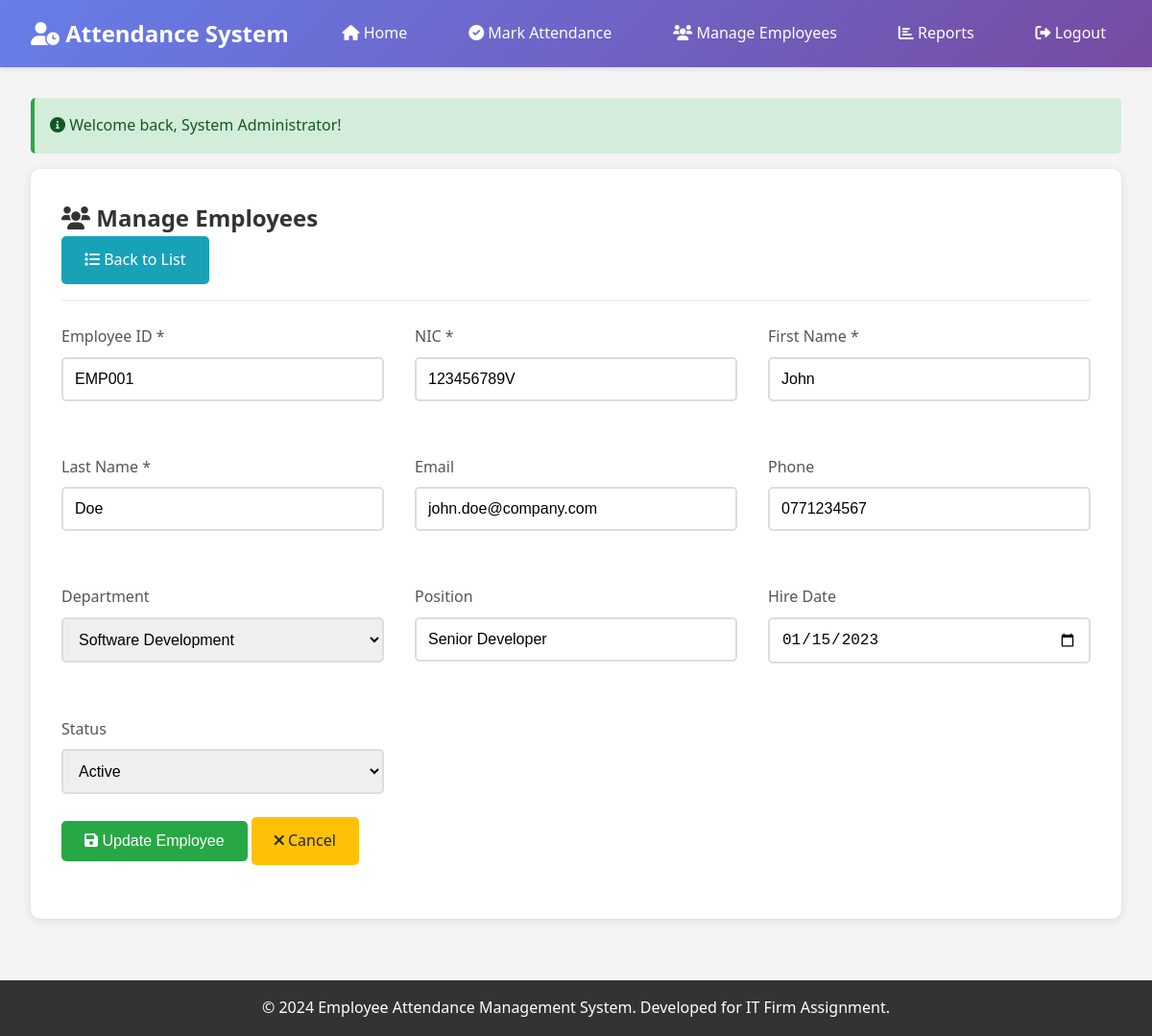
Page /public/manage_employees.php?action=edit&id=1 (signed in) on the committed database.
### tables this page shows
CREATE TABLE employees (
    id INT AUTO_INCREMENT PRIMARY KEY,
    employee_id VARCHAR(20) NOT NULL UNIQUE,
    nic VARCHAR(15) NOT NULL UNIQUE,
    first_name VARCHAR(50) NOT NULL,
    last_name VARCHAR(50) NOT NULL,
    email VARCHAR(100) UNIQUE,
    phone VARCHAR(15),
    department_id INT,
    position VARCHAR(100),
    hire_date DATE,
    status ENUM('active', 'inactive') DEFAULT 'active',
    created_at TIMESTAMP DEFAULT CURRENT_TIMESTAMP,
    updated_at TIMESTAMP DEFAULT CURRENT_TIMESTAMP ON UPDATE CURRENT_TIMESTAMP,
    FOREIGN KEY (department_id) REFERENCES departments(id)
);

CREATE TABLE departments (
    id INT AUTO_INCREMENT PRIMARY KEY,
    name VARCHAR(100) NOT NULL UNIQUE,
    description TEXT,
    created_at TIMESTAMP DEFAULT CURRENT_TIMESTAMP
);

### public/manage_employees.php (the view, shortened to what this page needs)
<?php
require_once '../config/db.php';
$action = $_GET['action'] ?? 'list';
$employee_id = $_GET['id'] ?? null;
$stmt = $pdo->query("SELECT * FROM departments ORDER BY name");
$departments = $stmt->fetchAll();
$employee = null;
if ($action === 'edit' && $employee_id) {
    $stmt = $pdo->prepare("SELECT * FROM employees WHERE id = ?");
    $stmt->execute([$employee_id]);
    $employee = $stmt->fetch();
}
include '../includes/header.php';
?>
<div class="card">
    <div class="card-header">
        <h1 class="card-title">
            <i class="fas fa-users"></i> Manage Employees
        </h1>
        <div>
            <?php if ($action !== 'list'): ?>
                <a href="manage_employees.php" class="btn btn-info">
                    <i class="fas fa-list"></i> Back to List
                </a>
            <?php endif; ?>
        </div>
    </div>
    <?php if ($action === 'list'): ?>
        <div class="table-container">
            <table class="table">
                <thead>
                    <tr>
                        <th>Employee ID</th>
                        <th>Name</th>
                        <th>NIC</th>
                        <th>Department</th>
                        <th>Position</th>
                        <th>Status</th>
                        <th>Actions</th>
                    </tr>
                </thead>
                <tbody>
                    <?php foreach ($employees as $emp): ?>
                    <tr>
                        <td><?php echo htmlspecialchars($emp['employee_id']); ?></td>
                        <td><?php echo htmlspecialchars($emp['first_name'] . ' ' . $emp['last_name']); ?></td>
                        <td><?php echo htmlspecialchars($emp['nic']); ?></td>
                        <td><?php echo htmlspecialchars($emp['department_name'] ?: 'N/A'); ?></td>
                        <td><?php echo htmlspecialchars($emp['position']); ?></td>
                        <td>
                            <span class="status-badge status-<?php echo $emp['status']; ?>">
                                <?php echo ucfirst($emp['status']); ?>
                            </span>
                        </td>
                        <td>
                            <a href="manage_employees.php?action=edit&id=<?php echo $emp['id']; ?>" class="btn btn-warning btn-sm">
                                <i class="fas fa-edit"></i> Edit
                            </a>
                            <?php if ($emp['status'] === 'active'): ?>
                            <a href="manage_employees.php?action=delete&id=<?php echo $emp['id']; ?>"
                               class="btn btn-danger btn-sm"
                               onclick="return confirm('Are you sure you want to deactivate this employee?')">
                                <i class="fas fa-ban"></i> Deactivate
                            </a>
                            <?php endif; ?>
                        </td>
                    </tr>
                    <?php endforeach; ?>
                </tbody>
            </table>
        </div>
    <?php elseif ($action === 'edit' && $employee): ?>
        <form method="POST" action="">
            <div class="grid grid-2">
                <div class="form-group">
                    <label for="employee_id" class="form-label">Employee ID *</label>
                    <input type="text" id="employee_id" name="employee_id" class="form-input"
                           value="<?php echo htmlspecialchars($employee['employee_id']); ?>" required>
                </div>
                <div class="form-group">
                    <label for="nic" class="form-label">NIC *</label>
                    <input type="text" id="nic" name="nic" class="form-input"
                           value="<?php echo htmlspecialchars($employee['nic']); ?>" required>
                </div>
                <div class="form-group">
                    <label for="first_name" class="form-label">First Name *</label>
                    <input type="text" id="first_name" name="first_name" class="form-input"
                           value="<?php echo htmlspecialchars($employee['first_name']); ?>" required>
                </div>
                <div class="form-group">
                    <label for="last_name" class="form-label">Last Name *</label>
                    <input type="text" id="last_name" name="last_name" class="form-input"
                           value="<?php echo htmlspecialchars($employee['last_name']); ?>" required>
                </div>
                <div class="form-group">
                    <label for="email" class="form-label">Email</label>
                    <input type="email" id="email" name="email" class="form-input"
                           value="<?php echo htmlspecialchars($employee['email']); ?>">
                </div>
                <div class="form-group">
                    <label for="phone" class="form-label">Phone</label>
                    <input type="text" id="phone" name="phone" class="form-input"
                           value="<?php echo htmlspecialchars($employee['phone']); ?>">
                </div>
                <div class="form-group">
                    <label for="department_id" class="form-label">Department</label>
                    <select id="department_id" name="department_id" class="form-select">
                        <?php foreach ($departments as $dept): ?>
                        <option value="<?php echo $dept['id']; ?>"
                                <?php echo $employee['department_id'] == $dept['id'] ? 'selected' : ''; ?>>
                            <?php echo htmlspecialchars($dept['name']); ?>
                        </option>
                        <?php endforeach; ?>
                    </select>
                </div>
                <div class="form-group">
                    <label for="position" class="form-label">Position</label>
                    <input type="text" id="position" name="position" class="form-input"
                           value="<?php echo htmlspecialchars($employee['position']); ?>">
                </div>
                <div class="form-group">
                    <label for="hire_date" class="form-label">Hire Date</label>
                    <input type="date" id="hire_date" name="hire_date" class="form-input"
                           value="<?php echo htmlspecialchars($employee['hire_date']); ?>">
                </div>
                <div class="form-group">
                    <label for="status" class="form-label">Status</label>
                    <select id="status" name="status" class="form-select">
                        <option value="active" <?php echo $employee['status'] == 'active' ? 'selected' : ''; ?>>Active</option>
                    </select>
                </div>
            </div>
            <div class="form-group">
                <button type="submit" name="update_employee" class="btn btn-success">
                    <i class="fas fa-save"></i> Update Employee
                </button>
                <a href="manage_employees.php" class="btn btn-warning">
                    <i class="fas fa-times"></i> Cancel
                </a>
            </div>
        </form>
    <?php endif; ?>
</div>
<?php include '../includes/footer.php'; ?>

### assets/style.css (style rules this page uses)
* { margin: 0; padding: 0; box-sizing: border-box; }
body { font-family: 'Segoe UI', Tahoma, Geneva, Verdana, sans-serif; line-height: 1.6; color: #333; background-color: #f4f4f4; min-height: 100vh; display: flex; flex-direction: column; }
.card { background: white; border-radius: 10px; box-shadow: 0 2px 10px rgba(0,0,0,0.1); padding: 2rem; margin-bottom: 2rem; }
.card-header { border-bottom: 2px solid #f0f0f0; padding-bottom: 1rem; margin-bottom: 1.5rem; }
.card-title { color: #333; font-size: 1.5rem; font-weight: 600; }
.form-group { margin-bottom: 1.5rem; }
.form-label { display: block; margin-bottom: 0.5rem; font-weight: 500; color: #555; }
.form-input, .form-select, .form-textarea { width: 100%; padding: 0.75rem; border: 2px solid #ddd; border-radius: 5px; font-size: 1rem; transition: border-color 0.3s ease; }
.btn { padding: 0.75rem 1.5rem; border: none; border-radius: 5px; font-size: 1rem; cursor: pointer; text-decoration: none; display: inline-block; transition: all 0.3s ease; font-weight: 500; }
.btn-success { background-color: #28a745; color: white; }
.btn-warning { background-color: #ffc107; color: #212529; }
.btn-info { background-color: #17a2b8; color: white; }
.grid { display: grid; gap: 2rem; }
.grid-2 { grid-template-columns: repeat(auto-fit, minmax(300px, 1fr)); }

### rows in the picture
employees: employee_id "EMP001", nic "123456789V", first_name "John", last_name "Doe", email "john.doe@company.com", phone "0771234567", department_id "Software Development", position "Senior Developer", hire_date "01/15/2023", status "Active"

### other values in the picture
$flash['message'] "Welcome back, System Administrator!"
